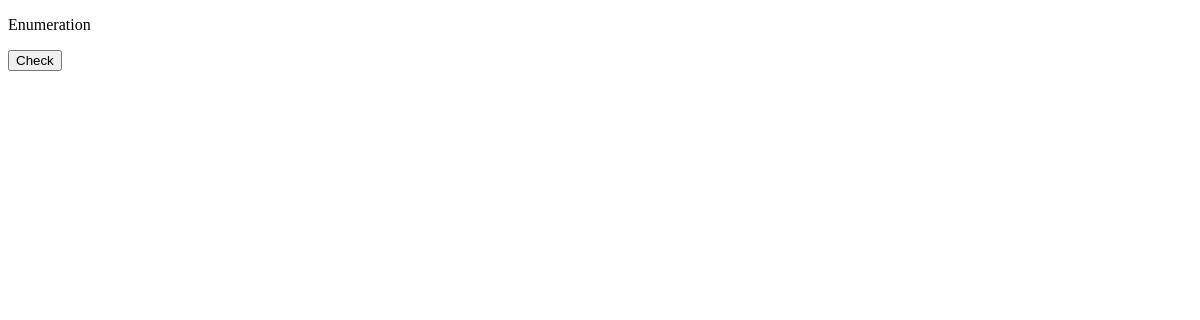
Before: /quiz/enumeration.php with the older database file.
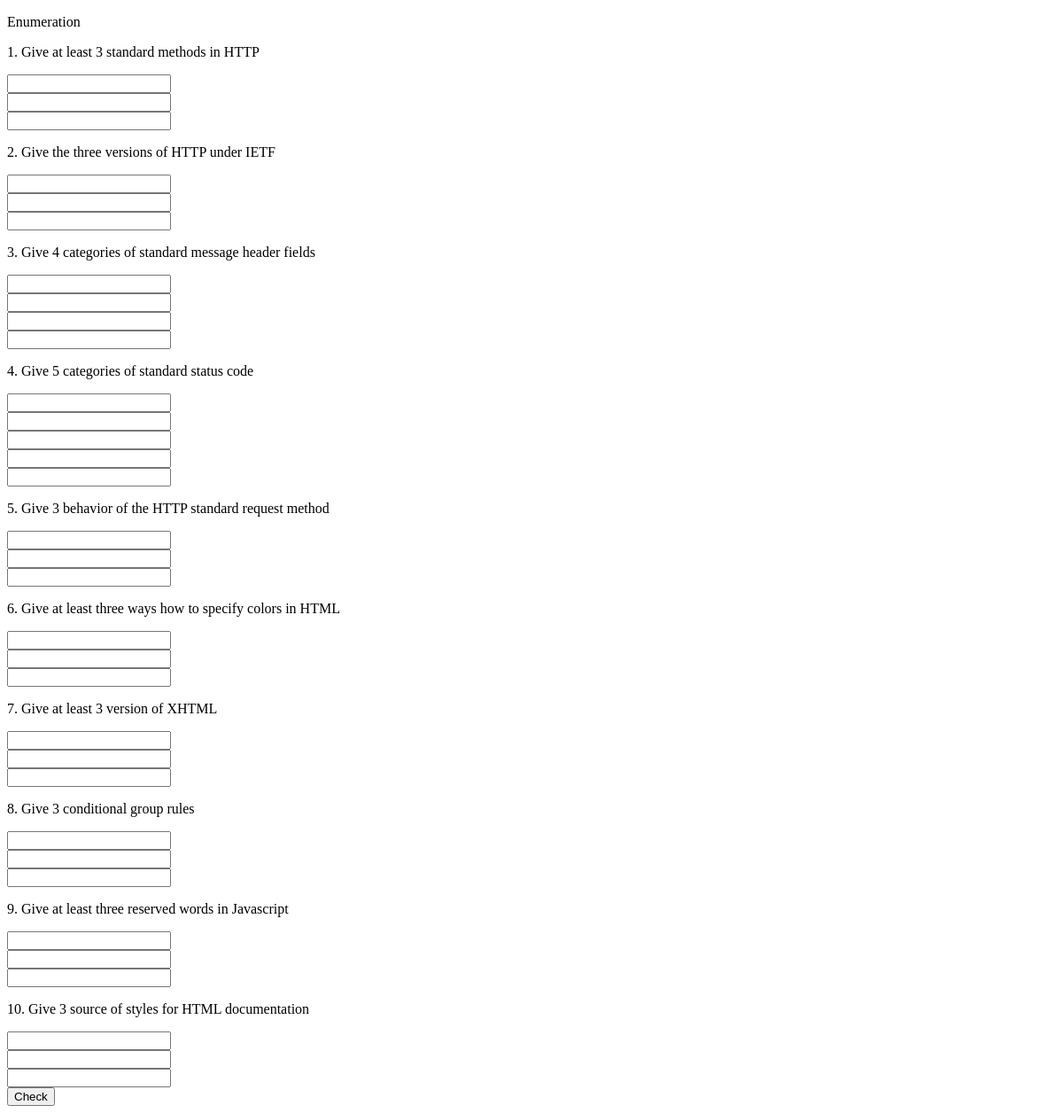
After: the same page with the newer database file.
### tables this page shows
CREATE TABLE IF NOT EXISTS `questions` (
  `question_id` int(11) NOT NULL AUTO_INCREMENT,
  `question` varchar(500) NOT NULL,
  `type_of_question` enum('enumeration','identification','multiple_choice','matching_type') NOT NULL,
  `answer_id` int(11) DEFAULT NULL,
  `no_of_answers` int(11) DEFAULT NULL,
  PRIMARY KEY (`question_id`),
  KEY `answer_id` (`answer_id`)
);

### quiz/enumeration.php (the view, shortened to what this page needs)
<?php
    include '../dbconnect.php';
?>
<!DOCTYPE html>
<html>
<head lang="en">
</head>
<body>
    <p>Enumeration</p>
    <form method="POST">
        <?php
        $res=mysqli_query($conn, "SELECT * FROM questions where type_of_question like 'enumeration'");
        $count = 1;
        while ($res_row = $res->fetch_assoc()) {
            $question = $res_row['question'];
            echo "<p>" . $count . ". " . $question . "</p>";
            $question_id= $res_row['question_id'];
            $number_of_answers = $res_row['no_of_answers'];
            for ($i=0; $i < $number_of_answers;$i++) {
                echo "<input type='input' name='enumerationAnswer," . $question_id . "," . $i . "' ></br>";
            }
            $count++;
        }
        ?>
        <button type="submit" name="check" id="check"> Check </button>
    </form>
</body>
</html>

Changed rows visible on the page:
added questions: question "Give at least 3 standard methods in HTTP"
added questions: question "Give the three versions of HTTP under IETF"
added questions: question "Give 4 categories of standard message header fields"
added questions: question "Give 5 categories of standard status code"
added questions: question "Give 3 behavior of the HTTP standard request method"
added questions: question "Give at least three ways how to specify colors in HTML"
added questions: question "Give at least 3 version of XHTML"
added questions: question "Give 3 conditional group rules"
added questions: question "Give at least three reserved words in Javascript"
added questions: question "Give 3 source of styles for HTML documentation"
